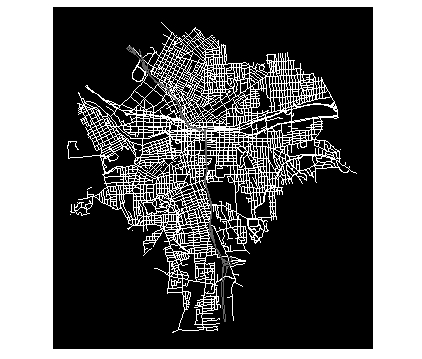

Write the R code that produced this figure.
library(sf)
library(tidyverse)
streets <- st_read("City_Streets_2011.shp")

no81 <- streets %>%
  filter(!grepl("I 81",BLKSTREET))
with81 <- streets %>%
  filter(grepl("I 81",BLKSTREET)) 

ggplot() +
  geom_sf(data = no81, color = "white") +
  geom_sf(data = with81, color = "gray40") + 
  theme(legend.position = "none",
        panel.grid = element_blank(),
        axis.title = element_blank(),
        axis.text = element_blank(),
        axis.ticks = element_blank(),
        panel.background = element_rect(fill = "black",
                                        colour = "black",
                                        size = 0.5, linetype = "solid")) 
